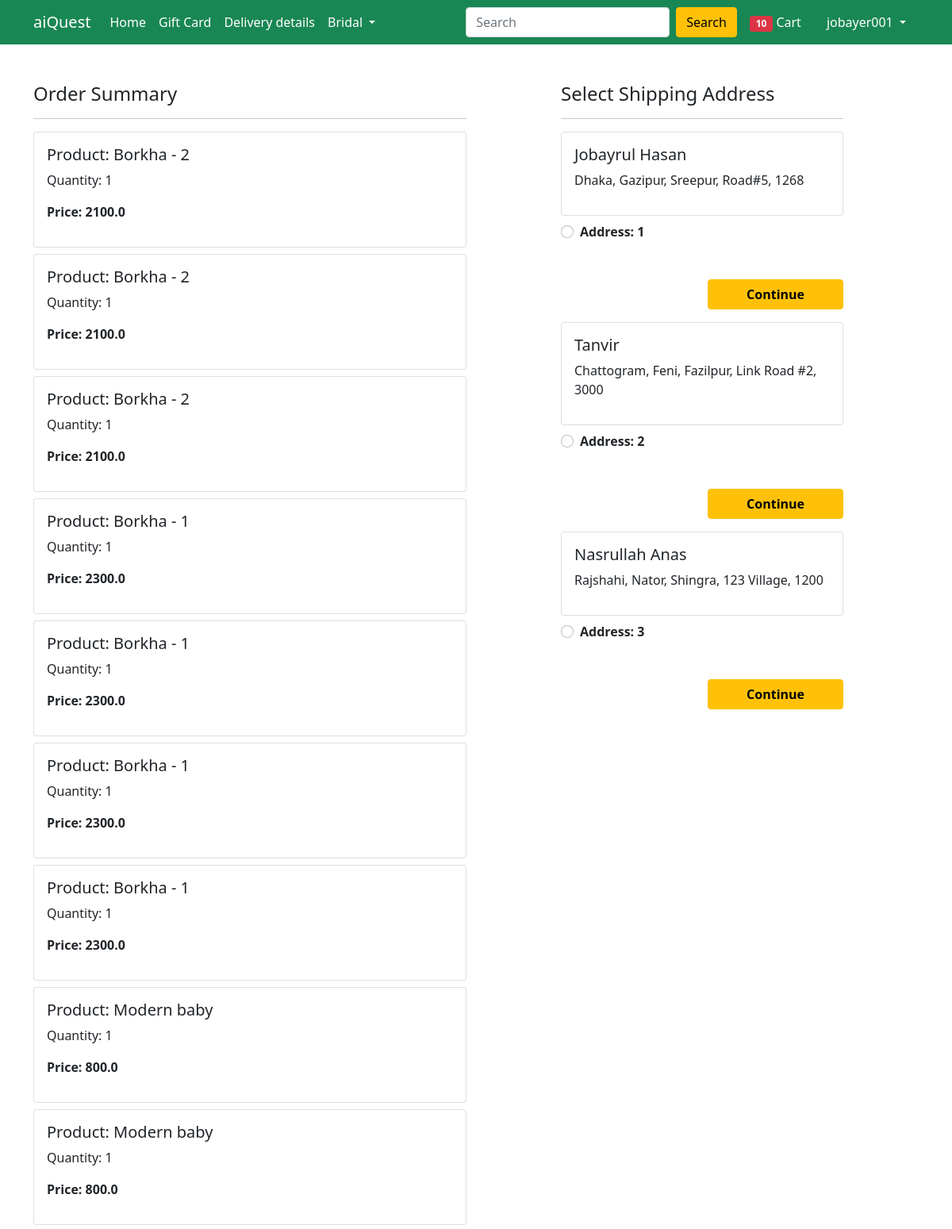
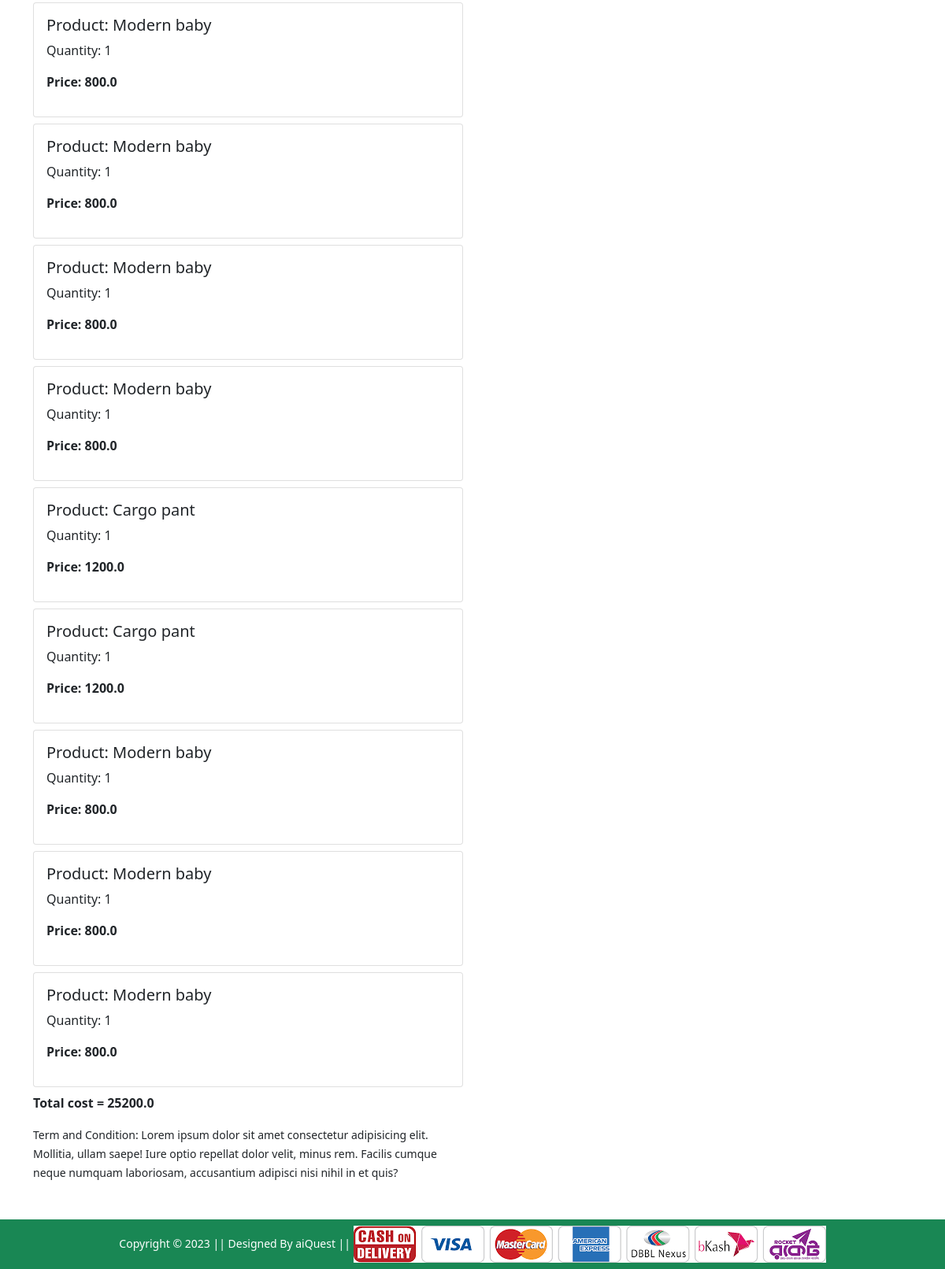
The app's page /checkout/ (signed in), older data (2 pictures, top to bottom).
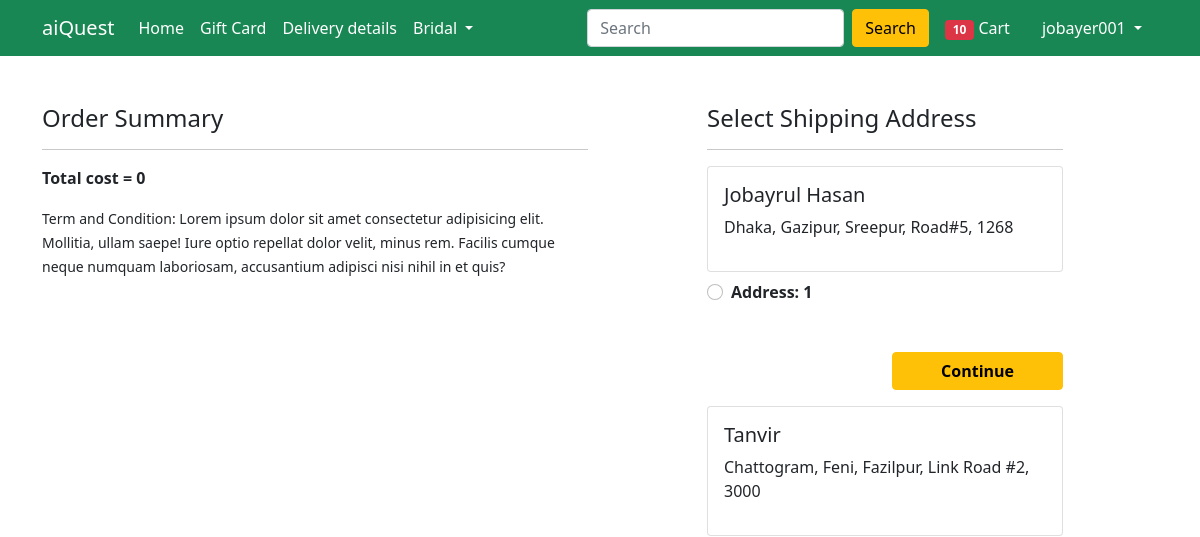
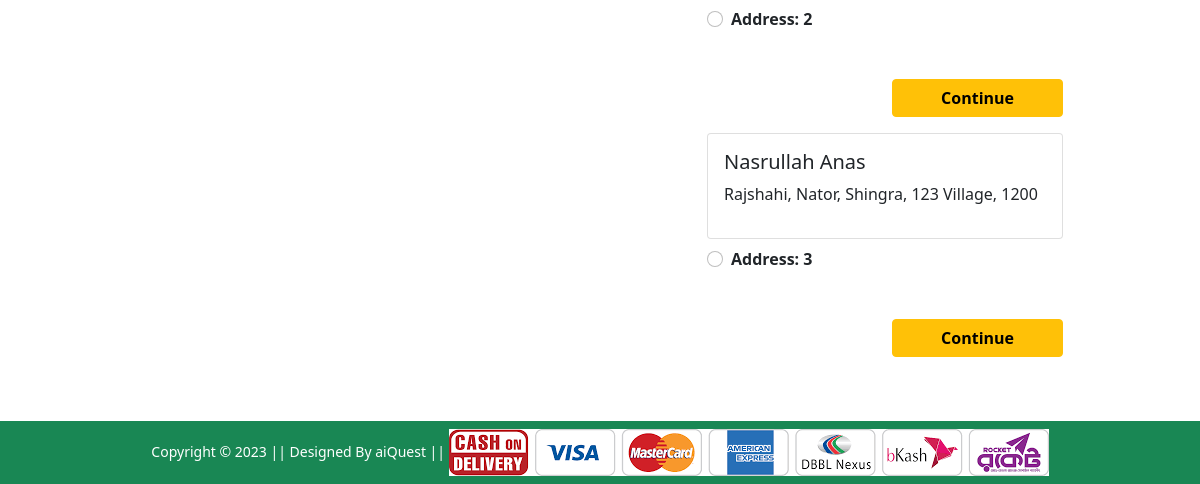
The same page, newer data (2 pictures, top to bottom).
### Shop/models.py (models this page shows, shortened)
class Cart(models.Model):
    user = models.ForeignKey(User, on_delete=models.CASCADE)
    product = models.ForeignKey(Product, on_delete=models.CASCADE)
    quantity = models.PositiveIntegerField(default=1)
    @property
    def total_cost(self):
        return self.quantity * self.product.discounted_price

class Product(models.Model):
    title = models.CharField(max_length=100)
    selling_price = models.FloatField()
    discounted_price = models.FloatField()
    description = models.TextField()
    brand = models.CharField(max_length=100)
    category = models.CharField(choices=CATEGORY_CHOICES,max_length=2)
    product_image = models.ImageField(upload_to='productimg')

class Customer(models.Model):
    user = models.ForeignKey(User, on_delete=models.CASCADE)
    name = models.CharField(max_length=200)
    division = models.CharField(choices=DIVISION_CHOICES, max_length= 50)
    district = models.CharField(max_length=200)
    thana = models.CharField(max_length=50)
    villageorroad = models.CharField(max_length=50)
    zipcode = models.IntegerField()

### Shop/views.py (the view)
# urls.py: path('checkout/', views.checkout, name= 'checkout'),
@login_required
def checkout(request):
    request_user = request.user
    add = Customer.objects.filter(user = request_user)
    cart_items = Cart.objects.filter(user = request_user)
    amount = 0
    shipping_amount = 100
    totalamount = 0
    cart_product = [p for p in Cart.objects.all() if p.user == request_user]
    if cart_product:
     for p in cart_product:
      tempamount = (p.quantity * p.product.discounted_price)
      amount += tempamount
      totalamount = amount + shipping_amount
    return render(request, 'Shop/checkout.html', {'add': add, 'totalamount': totalamount, 'cart_items': cart_items})

### Shop/templates/Shop/checkout.html (shortened to what this page needs)
{% extends 'Shop/base.html' %}
{% load static %}
{% block main-content %}
<div class="container">
    <div class="row mt-5">
        <div class="col-sm-6">
            <h4>Order Summary</h4>
            <hr>
            {% for item in cart_items %}
            <div class="card mb-2">
                <div class="card-body">
                    <h5>Product: {{item.product.title}}</h5>
                    <p>Quantity: {{item.quantity}}</p>
                    <p class="fw-bold">Price: {{item.total_cost}}</p>
                </div>
            </div>
            {% endfor %}
              <p class="fw-bold">Total cost = {{totalamount}}</p>
            <small>Term and Condition: Lorem ipsum dolor sit amet consectetur adipisicing elit. Mollitia, ullam saepe!
                Iure optio repellat dolor velit, minus rem. Facilis cumque neque numquam laboriosam, accusantium
                adipisci nisi nihil in et quis?</small>
        </div>
        <div class="col-sm-4 offset-sm-1">
            <h4>Select Shipping Address</h4>
            <hr>
            <form action="/paymentdone">
                {% for ad in add %}
                <div class="card">
                    <div class="card-body">
                        <h5>{{ad.name}}</h5>
                        <p>{{ad.division}}, {{ad.district}}, {{ad.thana}}, {{ad.villageorroad}}, {{ad.zipcode}}</p>
                    </div>
                </div>
                <div class="form-check mt-2 mb-5">
                    <input class="form-check-input" type="radio" name = "custid" id="custadd{{forloop.counter}}" value="{{ad.id}}">
                    <label class="form-check-label fw-bold" for="">
                        Address: {{forloop.counter}} </label>
                </div>
                <div class="text-end">
                    <button type="submit" class="btn btn-warning mb-3 px-5 fw-bold">Continue</button>
                </div>
                {% endfor %}
            </form>
        </div>
    </div>
</div>
{% endblock main-content %}

Row changes from the older to the newer data that the page shows:
removed Cart: product "Borkha - 2", quantity "1", total_cost "2100.0"
removed Cart: product "Borkha - 2", quantity "1", total_cost "2100.0"
removed Cart: product "Borkha - 2", quantity "1", total_cost "2100.0"
removed Cart: product "Borkha - 1", quantity "1", total_cost "2300.0"
removed Cart: product "Borkha - 1", quantity "1", total_cost "2300.0"
removed Cart: product "Borkha - 1", quantity "1", total_cost "2300.0"
removed Cart: product "Borkha - 1", quantity "1", total_cost "2300.0"
removed Cart: product "Modern baby", quantity "1", total_cost "800.0"
removed Cart: product "Modern baby", quantity "1", total_cost "800.0"
removed Cart: product "Modern baby", quantity "1", total_cost "800.0"
removed Cart: product "Modern baby", quantity "1", total_cost "800.0"
removed Cart: product "Modern baby", quantity "1", total_cost "800.0"
removed Cart: product "Modern baby", quantity "1", total_cost "800.0"
removed Cart: product "Cargo pant", quantity "1", total_cost "1200.0"
removed Cart: product "Cargo pant", quantity "1", total_cost "1200.0"
removed Cart: product "Modern baby", quantity "1", total_cost "800.0"
removed Cart: product "Modern baby", quantity "1", total_cost "800.0"
removed Cart: product "Modern baby", quantity "1", total_cost "800.0"
Text that changed along with them:
{{ totalamount }}: "25200.0" → "0"
